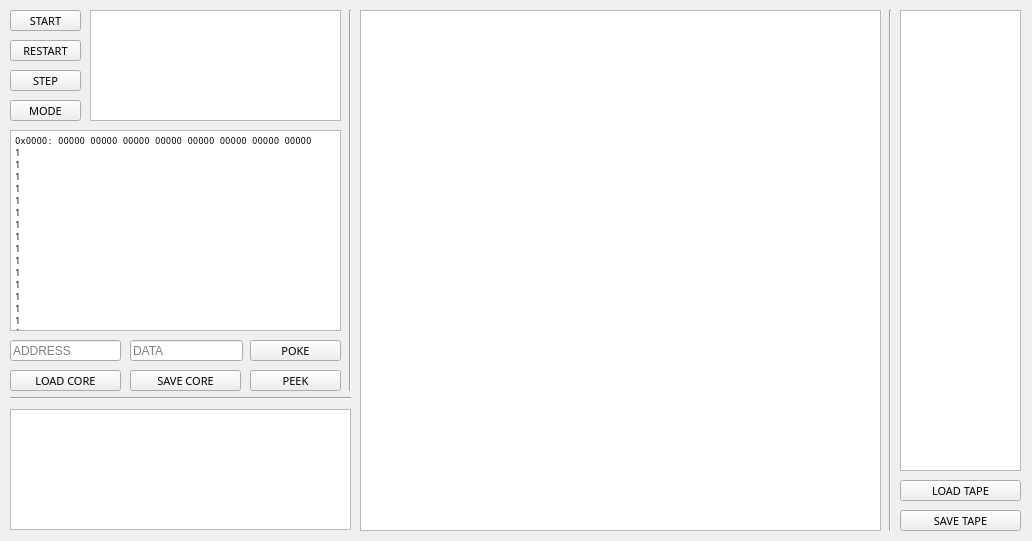
<?xml version="1.0" encoding="UTF-8"?>
<ui version="4.0">
 <class>MainWindow</class>
 <widget class="QMainWindow" name="MainWindow">
  <property name="enabled">
   <bool>true</bool>
  </property>
  <property name="geometry">
   <rect>
    <x>0</x>
    <y>0</y>
    <width>1032</width>
    <height>541</height>
   </rect>
  </property>
  <property name="windowTitle">
   <string>Tixo</string>
  </property>
  <widget class="QWidget" name="centralWidget">
   <widget class="QPushButton" name="restart">
    <property name="geometry">
     <rect>
      <x>10</x>
      <y>40</y>
      <width>71</width>
      <height>21</height>
     </rect>
    </property>
    <property name="font">
     <font>
      <family>Caliban</family>
      <pointsize>8</pointsize>
     </font>
    </property>
    <property name="text">
     <string>RESTART</string>
    </property>
   </widget>
   <widget class="QPushButton" name="step">
    <property name="geometry">
     <rect>
      <x>10</x>
      <y>70</y>
      <width>71</width>
      <height>21</height>
     </rect>
    </property>
    <property name="font">
     <font>
      <family>Caliban</family>
      <pointsize>8</pointsize>
     </font>
    </property>
    <property name="text">
     <string>STEP</string>
    </property>
   </widget>
   <widget class="QPlainTextEdit" name="memView">
    <property name="geometry">
     <rect>
      <x>10</x>
      <y>130</y>
      <width>331</width>
      <height>201</height>
     </rect>
    </property>
    <property name="font">
     <font>
      <family>Noto Mono</family>
      <pointsize>7</pointsize>
     </font>
    </property>
    <property name="verticalScrollBarPolicy">
     <enum>Qt::ScrollBarAlwaysOff</enum>
    </property>
    <property name="horizontalScrollBarPolicy">
     <enum>Qt::ScrollBarAlwaysOff</enum>
    </property>
    <property name="readOnly">
     <bool>true</bool>
    </property>
    <property name="plainText">
     <string>0x0000: 00000 00000 00000 00000 00000 00000 00000 00000
1
1
1
1
1
1
1
1
1
1
1
1
1
1
1
1
1
1
1
1
1
1
1
1
1
1
1</string>
    </property>
   </widget>
   <widget class="QTextEdit" name="regView">
    <property name="geometry">
     <rect>
      <x>90</x>
      <y>10</y>
      <width>251</width>
      <height>111</height>
     </rect>
    </property>
    <property name="font">
     <font>
      <family>Noto Mono</family>
      <pointsize>8</pointsize>
     </font>
    </property>
    <property name="verticalScrollBarPolicy">
     <enum>Qt::ScrollBarAlwaysOff</enum>
    </property>
    <property name="horizontalScrollBarPolicy">
     <enum>Qt::ScrollBarAlwaysOff</enum>
    </property>
    <property name="lineWrapMode">
     <enum>QTextEdit::NoWrap</enum>
    </property>
    <property name="readOnly">
     <bool>true</bool>
    </property>
   </widget>
   <widget class="QLineEdit" name="pokeAddr">
    <property name="enabled">
     <bool>true</bool>
    </property>
    <property name="geometry">
     <rect>
      <x>10</x>
      <y>340</y>
      <width>111</width>
      <height>21</height>
     </rect>
    </property>
    <property name="placeholderText">
     <string>ADDRESS</string>
    </property>
   </widget>
   <widget class="QLineEdit" name="pokeData">
    <property name="geometry">
     <rect>
      <x>130</x>
      <y>340</y>
      <width>113</width>
      <height>21</height>
     </rect>
    </property>
    <property name="placeholderText">
     <string>DATA</string>
    </property>
   </widget>
   <widget class="QPushButton" name="poke">
    <property name="geometry">
     <rect>
      <x>250</x>
      <y>340</y>
      <width>91</width>
      <height>21</height>
     </rect>
    </property>
    <property name="font">
     <font>
      <family>Caliban</family>
      <pointsize>8</pointsize>
     </font>
    </property>
    <property name="text">
     <string>POKE</string>
    </property>
   </widget>
   <widget class="QGraphicsView" name="vector">
    <property name="geometry">
     <rect>
      <x>360</x>
      <y>10</y>
      <width>521</width>
      <height>521</height>
     </rect>
    </property>
   </widget>
   <widget class="QPushButton" name="startStop">
    <property name="geometry">
     <rect>
      <x>10</x>
      <y>10</y>
      <width>71</width>
      <height>21</height>
     </rect>
    </property>
    <property name="font">
     <font>
      <family>Caliban</family>
      <pointsize>8</pointsize>
     </font>
    </property>
    <property name="text">
     <string>START</string>
    </property>
   </widget>
   <widget class="Line" name="decoline">
    <property name="geometry">
     <rect>
      <x>340</x>
      <y>10</y>
      <width>20</width>
      <height>381</height>
     </rect>
    </property>
    <property name="orientation">
     <enum>Qt::Vertical</enum>
    </property>
   </widget>
   <widget class="QPlainTextEdit" name="flexo">
    <property name="geometry">
     <rect>
      <x>10</x>
      <y>409</y>
      <width>341</width>
      <height>121</height>
     </rect>
    </property>
    <property name="font">
     <font>
      <family>GWMonospace</family>
      <pointsize>9</pointsize>
      <weight>75</weight>
      <bold>true</bold>
     </font>
    </property>
    <property name="readOnly">
     <bool>true</bool>
    </property>
   </widget>
   <widget class="Line" name="line_2">
    <property name="geometry">
     <rect>
      <x>10</x>
      <y>390</y>
      <width>341</width>
      <height>16</height>
     </rect>
    </property>
    <property name="orientation">
     <enum>Qt::Horizontal</enum>
    </property>
   </widget>
   <widget class="Line" name="line_3">
    <property name="geometry">
     <rect>
      <x>880</x>
      <y>10</y>
      <width>20</width>
      <height>521</height>
     </rect>
    </property>
    <property name="orientation">
     <enum>Qt::Vertical</enum>
    </property>
   </widget>
   <widget class="QTextEdit" name="tape">
    <property name="geometry">
     <rect>
      <x>900</x>
      <y>10</y>
      <width>121</width>
      <height>461</height>
     </rect>
    </property>
    <property name="font">
     <font>
      <family>GWMonospace</family>
      <weight>75</weight>
      <bold>true</bold>
     </font>
    </property>
    <property name="horizontalScrollBarPolicy">
     <enum>Qt::ScrollBarAlwaysOff</enum>
    </property>
    <property name="lineWrapMode">
     <enum>QTextEdit::NoWrap</enum>
    </property>
    <property name="html">
     <string>&lt;!DOCTYPE HTML PUBLIC &quot;-//W3C//DTD HTML 4.0//EN&quot; &quot;http://www.w3.org/TR/REC-html40/strict.dtd&quot;&gt;
&lt;html&gt;&lt;head&gt;&lt;meta name=&quot;qrichtext&quot; content=&quot;1&quot; /&gt;&lt;style type=&quot;text/css&quot;&gt;
p, li { white-space: pre-wrap; }
&lt;/style&gt;&lt;/head&gt;&lt;body style=&quot; font-family:'GWMonospace'; font-size:11pt; font-weight:600; font-style:normal;&quot;&gt;
&lt;p style=&quot;-qt-paragraph-type:empty; margin-top:0px; margin-bottom:0px; margin-left:0px; margin-right:0px; -qt-block-indent:0; text-indent:0px;&quot;&gt;&lt;br /&gt;&lt;/p&gt;&lt;/body&gt;&lt;/html&gt;</string>
    </property>
   </widget>
   <widget class="QPushButton" name="tapeLoad">
    <property name="geometry">
     <rect>
      <x>900</x>
      <y>480</y>
      <width>121</width>
      <height>21</height>
     </rect>
    </property>
    <property name="font">
     <font>
      <family>Caliban</family>
      <pointsize>8</pointsize>
     </font>
    </property>
    <property name="text">
     <string>LOAD TAPE</string>
    </property>
   </widget>
   <widget class="QPushButton" name="tapeSave">
    <property name="geometry">
     <rect>
      <x>900</x>
      <y>510</y>
      <width>121</width>
      <height>21</height>
     </rect>
    </property>
    <property name="font">
     <font>
      <family>Caliban</family>
      <pointsize>8</pointsize>
     </font>
    </property>
    <property name="text">
     <string>SAVE TAPE</string>
    </property>
   </widget>
   <widget class="QPushButton" name="memSave">
    <property name="geometry">
     <rect>
      <x>130</x>
      <y>370</y>
      <width>111</width>
      <height>21</height>
     </rect>
    </property>
    <property name="font">
     <font>
      <family>Caliban</family>
      <pointsize>8</pointsize>
     </font>
    </property>
    <property name="text">
     <string>SAVE CORE</string>
    </property>
   </widget>
   <widget class="QPushButton" name="memLoad">
    <property name="geometry">
     <rect>
      <x>10</x>
      <y>370</y>
      <width>111</width>
      <height>21</height>
     </rect>
    </property>
    <property name="font">
     <font>
      <family>Caliban</family>
      <pointsize>8</pointsize>
     </font>
    </property>
    <property name="text">
     <string>LOAD CORE</string>
    </property>
   </widget>
   <widget class="QPushButton" name="mode">
    <property name="geometry">
     <rect>
      <x>10</x>
      <y>100</y>
      <width>71</width>
      <height>21</height>
     </rect>
    </property>
    <property name="font">
     <font>
      <family>Caliban</family>
      <pointsize>8</pointsize>
     </font>
    </property>
    <property name="text">
     <string>MODE</string>
    </property>
   </widget>
   <widget class="QPushButton" name="peek">
    <property name="geometry">
     <rect>
      <x>250</x>
      <y>370</y>
      <width>91</width>
      <height>21</height>
     </rect>
    </property>
    <property name="font">
     <font>
      <family>Caliban</family>
      <pointsize>8</pointsize>
     </font>
    </property>
    <property name="text">
     <string>PEEK</string>
    </property>
   </widget>
   <zorder>restart</zorder>
   <zorder>step</zorder>
   <zorder>memView</zorder>
   <zorder>regView</zorder>
   <zorder>pokeData</zorder>
   <zorder>poke</zorder>
   <zorder>vector</zorder>
   <zorder>startStop</zorder>
   <zorder>decoline</zorder>
   <zorder>flexo</zorder>
   <zorder>line_2</zorder>
   <zorder>line_3</zorder>
   <zorder>tape</zorder>
   <zorder>tapeLoad</zorder>
   <zorder>tapeSave</zorder>
   <zorder>memSave</zorder>
   <zorder>memLoad</zorder>
   <zorder>mode</zorder>
   <zorder>pokeAddr</zorder>
   <zorder>peek</zorder>
  </widget>
 </widget>
 <layoutdefault spacing="6" margin="11"/>
 <resources/>
 <connections/>
</ui>
